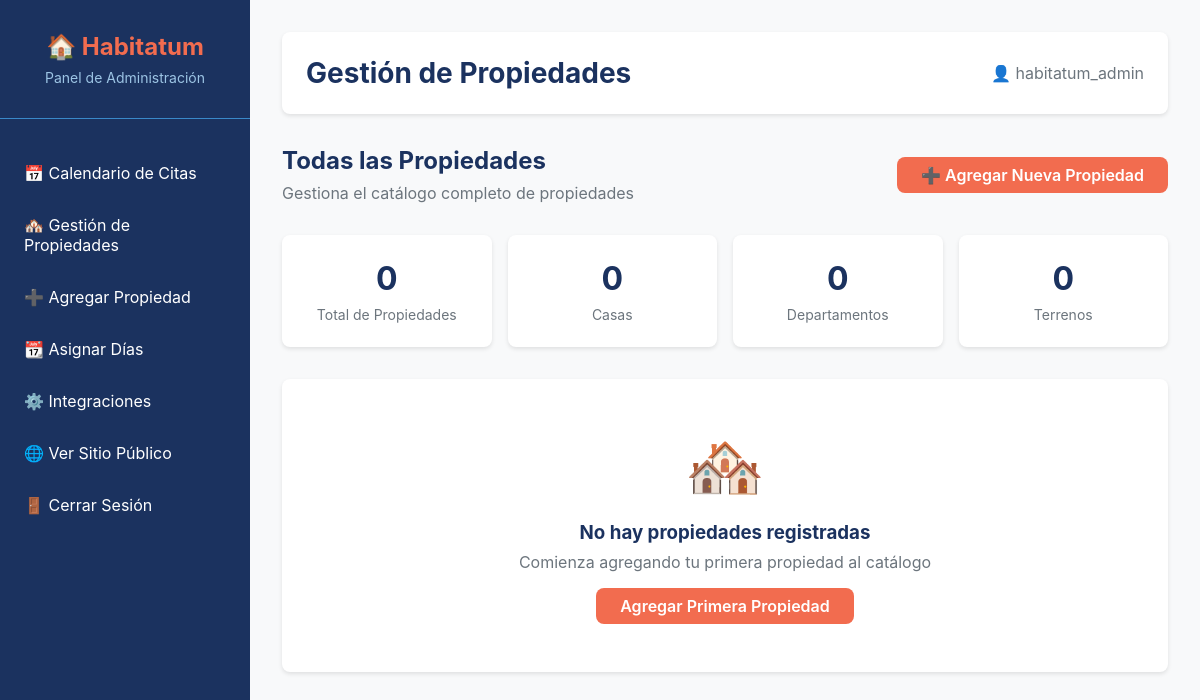
/panel/propiedades/ (signed in), run on an earlier commit of the app's database.
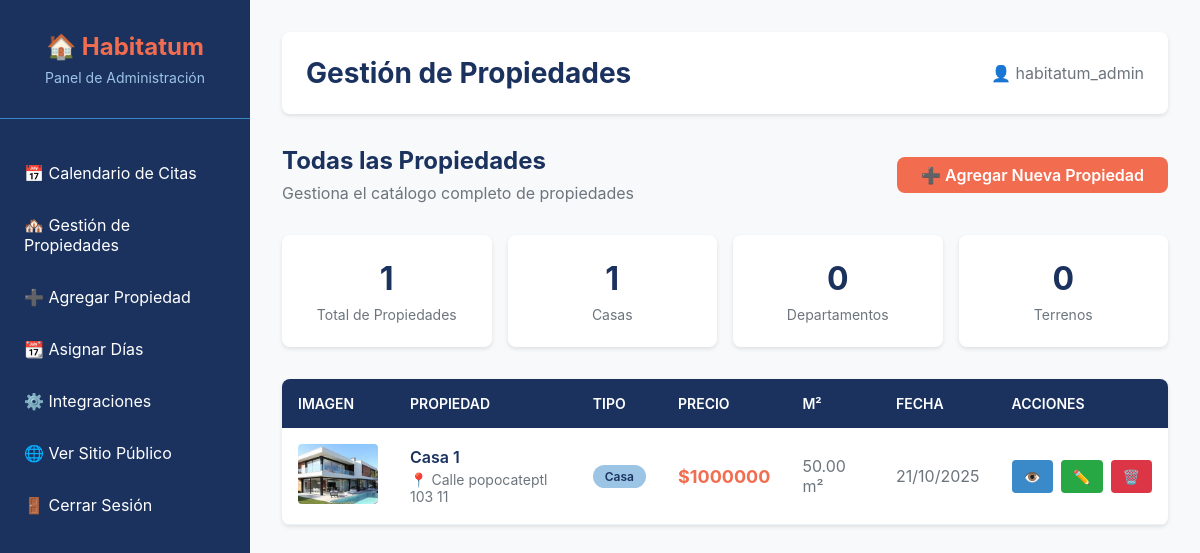
And on a later commit of the database.
### properties/models.py (models this page shows, shortened)
class Property(models.Model):
    PROPERTY_TYPES = [
        ('casa', 'Casa'),
        ('departamento', 'Departamento'),
        ('terreno', 'Terreno'),
        ('local', 'Local Comercial'),
    ]
    nombre = models.CharField(max_length=200, verbose_name="Nombre de la Propiedad")
    descripcion = models.TextField(verbose_name="Descripción")
    metros_cuadrados = models.DecimalField(
        max_digits=10,
        decimal_places=2,
        validators=[MinValueValidator(0)],
        verbose_name="Metros Cuadrados (m²)"
    )
    tipo_inmueble = models.CharField(
        max_length=50,
        choices=PROPERTY_TYPES,
        verbose_name="Tipo de Inmueble"
    )
    ubicacion = models.CharField(max_length=300, verbose_name="Ubicación")
    precio = models.DecimalField(
        max_digits=12,
        decimal_places=2,
        validators=[MinValueValidator(0)],
        verbose_name="Precio"
    )
    imagen_principal = models.ImageField(
        upload_to='properties/',
        verbose_name="Imagen Principal"
    )
    is_visible = models.BooleanField(
        default=True,
        verbose_name="Visible en el sitio público"
    )
    fecha_creacion = models.DateTimeField(auto_now_add=True)
    fecha_actualizacion = models.DateTimeField(auto_now=True)
    class Meta:
        verbose_name = "Propiedad"
        verbose_name_plural = "Propiedades"
        ordering = ['-fecha_creacion']

### dashboard/views.py (the view)
# urls.py: path('propiedades/', views.admin_property_list_view, name='property_list'),
@login_required(login_url='dashboard:login')
def admin_property_list_view(request):
    propiedades = Property.objects.all()
    filtro_visibilidad = request.GET.get('visible', None)
    if filtro_visibilidad == 'si':
        propiedades = propiedades.filter(is_visible=True)
    elif filtro_visibilidad == 'no':
        propiedades = propiedades.filter(is_visible=False)
    tipo_filtro = request.GET.get('tipo', None)
    if tipo_filtro:
        propiedades = propiedades.filter(tipo_inmueble=tipo_filtro)
    busqueda = request.GET.get('q', None)
    if busqueda:
        propiedades = propiedades.filter(
            Q(nombre__icontains=busqueda) |
            Q(ubicacion__icontains=busqueda)
        )
    propiedades = propiedades.order_by('-fecha_creacion')
    total_propiedades = Property.objects.count()
    total_casas = Property.objects.filter(tipo_inmueble='casa').count()
    total_departamentos = Property.objects.filter(tipo_inmueble='departamento').count()
    total_terrenos = Property.objects.filter(tipo_inmueble='terreno').count()
    propiedades_visibles = Property.objects.filter(is_visible=True).count()
    propiedades_ocultas = Property.objects.filter(is_visible=False).count()
    tipos_disponibles = Property.objects.values_list(
        'tipo_inmueble', flat=True
    ).distinct()
    contexto = {
        'propiedades': propiedades,
        'total_propiedades': total_propiedades,
        'total_casas': total_casas,
        'total_departamentos': total_departamentos,
        'total_terrenos': total_terrenos,
        'propiedades_visibles': propiedades_visibles,
        'propiedades_ocultas': propiedades_ocultas,
        'tipos_disponibles': tipos_disponibles,
        'filtro_actual': filtro_visibilidad,
        'tipo_actual': tipo_filtro,
        'busqueda_actual': busqueda,
        'titulo_pagina': 'Gestión de Propiedades'
    }
    return render(request, 'admin/admin_property_list.html', contexto)

### templates/admin/admin_property_list.html (shortened to what this page needs)
{% extends 'admin_base.html' %}
{% block page_title %}Gestión de Propiedades{% endblock %}
{% block content %}
<div class="properties-header">
    <div>
        <h3 style="color: var(--azul-oscuro); font-size: 1.5rem; margin-bottom: 0.5rem;">
            Todas las Propiedades
        </h3>
        <p style="color: var(--gris-medio);">Gestiona el catálogo completo de propiedades</p>
    </div>
    <a href="{% url 'dashboard:property_create' %}" class="btn btn-primary">
        ➕ Agregar Nueva Propiedad
    </a>
</div>
<div class="properties-stats">
    <div class="stat-card">
        <div class="stat-number">{{ total_propiedades }}</div>
        <div class="stat-label">Total de Propiedades</div>
    </div>
    <div class="stat-card">
        <div class="stat-number">{{ total_casas }}</div>
        <div class="stat-label">Casas</div>
    </div>
    <div class="stat-card">
        <div class="stat-number">{{ total_departamentos }}</div>
        <div class="stat-label">Departamentos</div>
    </div>
    <div class="stat-card">
        <div class="stat-number">{{ total_terrenos }}</div>
        <div class="stat-label">Terrenos</div>
    </div>
</div>
{% if propiedades %}
<div class="properties-table-container">
    <table class="properties-table">
        <thead>
            <tr>
                <th>Imagen</th>
                <th>Propiedad</th>
                <th>Tipo</th>
                <th>Precio</th>
                <th>M²</th>
                <th>Fecha</th>
                <th>Acciones</th>
            </tr>
        </thead>
        <tbody>
            {% for propiedad in propiedades %}
            <tr>
                <td>
                    {% if propiedad.imagen_principal %}
                    <img src="{{ propiedad.imagen_principal.url }}" alt="{{ propiedad.nombre }}" class="property-thumbnail">
                    {% else %}
                    <div class="property-thumbnail" style="display: flex; align-items: center; justify-content: center; background-color: var(--beige); color: var(--gris-medio); font-size: 1.5rem;">
                        🏠
                    </div>
                    {% endif %}
                </td>
                <td>
                    <div class="property-name">{{ propiedad.nombre }}</div>
                    <div class="property-location">📍 {{ propiedad.ubicacion }}</div>
                </td>
                <td>
                    <span class="property-type-badge">{{ propiedad.get_tipo_inmueble_display }}</span>
                </td>
                <td>
                    <div class="property-price">${{ propiedad.precio|floatformat:0 }}</div>
                </td>
                <td>{{ propiedad.metros_cuadrados }} m²</td>
                <td>{{ propiedad.fecha_creacion|date:"d/m/Y" }}</td>
                <td>
                    <div class="property-actions">
                        <a href="{% url 'properties:property_detail' propiedad.pk %}" class="btn-icon btn-view" title="Ver" target="_blank">
                            👁️
                        </a>
                        <a href="{% url 'dashboard:property_update' propiedad.pk %}" class="btn-icon btn-edit" title="Editar">
                            ✏️
                        </a>
                        <a href="{% url 'dashboard:property_delete' propiedad.pk %}" class="btn-icon btn-delete" title="Eliminar">
                            🗑️
                        </a>
                    </div>
                </td>
            </tr>
            {% endfor %}
        </tbody>
    </table>
</div>
{% else %}
<div class="properties-table-container">
    <div class="no-properties">
        <div class="no-properties-icon">🏘️</div>
        <h3>No hay propiedades registradas</h3>
        <p>Comienza agregando tu primera propiedad al catálogo</p>
        <a href="{% url 'dashboard:property_create' %}" class="btn btn-primary" style="margin-top: 1rem;">
            Agregar Primera Propiedad
        </a>
    </div>
</div>
{% endif %}
{% endblock %}

### templates/admin_base.html (shortened to what this page needs)
{% load humanize %}
<!DOCTYPE html>
<html lang="es">
<head>
</head>
<body>
    <div class="admin-layout">
        <aside class="admin-sidebar">
            <div class="admin-logo">
                <h1>🏠 Habitatum</h1>
                <p>Panel de Administración</p>
            </div>
            <ul class="admin-menu">
                <li><a href="{% url 'dashboard:calendar' %}">📅 Calendario de Citas</a></li>
                <li><a href="{% url 'dashboard:property_list' %}">🏘️ Gestión de Propiedades</a></li>
                <li><a href="{% url 'dashboard:property_create' %}">➕ Agregar Propiedad</a></li>
                <li><a href="{% url 'dashboard:assign_days' %}">📆 Asignar Días</a></li>
                <li><a href="{% url 'integrations:settings' %}">⚙️ Integraciones</a></li>
                <li><a href="{% url 'core:home' %}">🌐 Ver Sitio Público</a></li>
                <li><a href="{% url 'dashboard:logout' %}">🚪 Cerrar Sesión</a></li>
            </ul>
        </aside>
        <main class="admin-main">
            <div class="admin-header">
                <h2>{% block page_title %}Panel de Administración{% endblock %}</h2>
                <div class="admin-user">
                    <span>👤 {{ user.username }}</span>
                </div>
            </div>
            {% block content %}
            {% endblock %}
        </main>
    </div>
</body>
</html>

### templates/admin_base.html (style rules this page uses)
* { margin: 0; padding: 0; box-sizing: border-box; }
:root { --azul-oscuro: #1B325F; --azul-medio: #9CC4E4; --beige: #E9F2F9; --azul-claro: #3A89C9; --naranja: #F26C4F; --verde: #28a745; --amarillo: #ffc107; --rojo: #dc3545; --negro: #000000; --blanco: #ffffff; --gris-claro: #f8f9fa; --gris-medio: #6c757d; --fuente-principal: -apple-system, BlinkMacSystemFont, 'Segoe UI', Roboto, sans-serif; }
body { font-family: var(--fuente-principal); background-color: var(--gris-claro); color: var(--negro); }
.admin-layout { display: flex; min-height: 100vh; }
.admin-sidebar { width: 250px; background-color: var(--azul-oscuro); color: var(--blanco); padding: 2rem 0; position: fixed; height: 100vh; overflow-y: auto; }
.admin-logo { text-align: center; padding: 0 1rem 2rem; border-bottom: 1px solid var(--azul-claro); margin-bottom: 2rem; }
.admin-logo h1 { color: var(--naranja); font-size: 1.5rem; margin-bottom: 0.5rem; }
.admin-logo p { color: var(--azul-medio); font-size: 0.875rem; }
.admin-menu { list-style: none; }
.admin-menu li { margin-bottom: 0.5rem; }
.admin-menu a { display: block; padding: 0.75rem 1.5rem; color: var(--blanco); text-decoration: none; transition: all 0.3s ease; }
.admin-main { flex: 1; margin-left: 250px; padding: 2rem; }
.admin-header { background-color: var(--blanco); padding: 1.5rem; border-radius: 8px; box-shadow: 0 2px 4px rgba(0,0,0,0.1); margin-bottom: 2rem; display: flex; justify-content: space-between; align-items: center; }
.admin-header h2 { color: var(--azul-oscuro); font-size: 1.75rem; }
.admin-user { display: flex; align-items: center; gap: 1rem; }
.admin-user span { color: var(--gris-medio); }
.btn { display: inline-block; padding: 0.5rem 1.5rem; border-radius: 8px; text-decoration: none; font-weight: 600; transition: all 0.3s ease; cursor: pointer; border: none; font-size: 1rem; }
.btn-primary { background-color: var(--naranja); color: var(--blanco); }

### templates/admin/admin_property_list.html (style rules this page uses)
.properties-header { display: flex; justify-content: space-between; align-items: center; margin-bottom: 2rem; }
.properties-stats { display: grid; grid-template-columns: repeat(auto-fit, minmax(200px, 1fr)); gap: 1rem; margin-bottom: 2rem; }
.stat-card { background-color: var(--blanco); padding: 1.5rem; border-radius: 8px; box-shadow: 0 2px 4px rgba(0,0,0,0.1); text-align: center; }
.stat-number { font-size: 2rem; font-weight: 700; color: var(--azul-oscuro); margin-bottom: 0.5rem; }
.stat-label { color: var(--gris-medio); font-size: 0.875rem; }
.properties-table-container { background-color: var(--blanco); border-radius: 8px; box-shadow: 0 2px 4px rgba(0,0,0,0.1); overflow: hidden; }
.properties-table { width: 100%; border-collapse: collapse; }
.properties-table thead { background-color: var(--azul-oscuro); color: var(--blanco); }
.properties-table th { padding: 1rem; text-align: left; font-weight: 600; font-size: 0.875rem; text-transform: uppercase; }
.properties-table tbody tr { border-bottom: 1px solid var(--beige); transition: background-color 0.2s ease; }
.properties-table td { padding: 1rem; color: var(--gris-medio); }
.property-thumbnail { width: 80px; height: 60px; object-fit: cover; border-radius: 4px; }
.property-name { color: var(--azul-oscuro); font-weight: 600; margin-bottom: 0.25rem; }
.property-location { font-size: 0.875rem; color: var(--gris-medio); }
.property-price { color: var(--naranja); font-weight: 700; font-size: 1.125rem; }
.property-type-badge { display: inline-block; padding: 0.25rem 0.75rem; border-radius: 20px; font-size: 0.75rem; font-weight: 600; background-color: var(--azul-medio); color: var(--azul-oscuro); }
.property-actions { display: flex; gap: 0.5rem; }
.btn-icon { padding: 0.5rem 0.75rem; border-radius: 4px; text-decoration: none; font-size: 0.875rem; transition: all 0.2s ease; border: none; cursor: pointer; }
.btn-view { background-color: var(--azul-claro); color: var(--blanco); }
.btn-edit { background-color: var(--verde); color: var(--blanco); }
.btn-delete { background-color: var(--rojo); color: var(--blanco); }

What changed in the data, as far as the page shows it:
added Property: imagen_principal (picture), nombre "Casa 1", ubicacion "Calle popocateptl 103 11", tipo_inmueble "Casa", precio "1000000", metros_cuadrados "50.00", fecha_creacion "21/10/2025"
Also different on the page:
{{ total_propiedades }}: "0" → "1"
{{ total_casas }}: "0" → "1"
text no longer shown: "🏘️ No hay propiedades registradas Comienza agregando tu primera propiedad al catálogo Agregar Primera Propiedad"
text now shown: "IMAGEN PROPIEDAD TIPO PRECIO M² FECHA ACCIONES"
